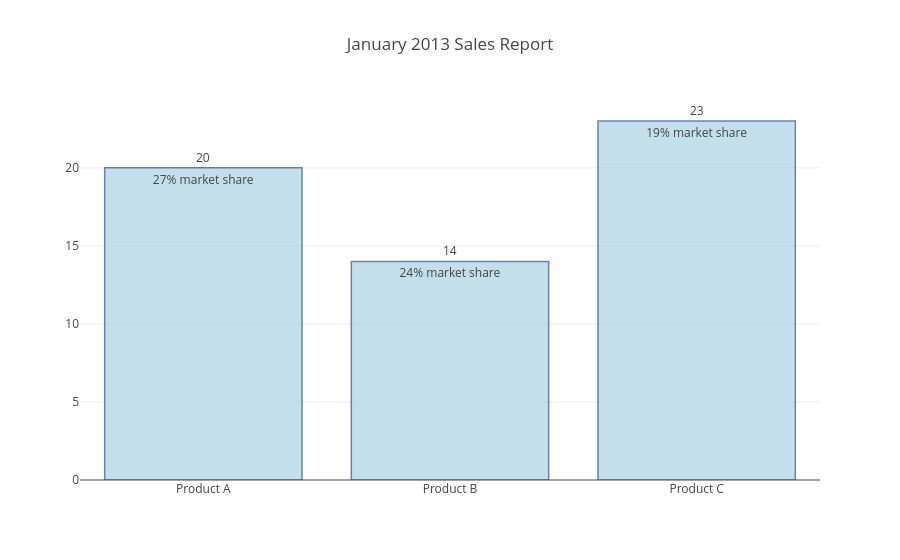

The notebook cell saved with this chart:
### Markdown cell above
## Bar Chart With Direct Labels

### Code cell
val xValue = Seq("Product A", "Product B", "Product C")

val yValue = Seq(20, 14, 23)

val trace1 = Bar(xValue, yValue).withValues(
  text = Seq("27% market share", "24% market share", "19% market share"),
  marker = Marker().withValues(
    color = Color.RGB(158, 202, 225),
    opacity = 0.6,
    line = Line().withValues(
      color = Color.RGB(8, 48, 107),
      width = 1.5
    )
  )
)

val data = Seq(trace1)

val annotations = xValue.zip(yValue).map { case (x, y) =>
  Annotation().withValues(
    x = x,
    y = y,
    text = y.toString,
    xanchor = Anchor.Center,
    yanchor = Anchor.Bottom,
    showarrow = false
  )
}

val layout = Layout().withValues(
  title = "January 2013 Sales Report",
  annotations = annotations
)

plot(data, layout)

### Figure 1 — Plotly figure (JSON) as saved in the notebook; plotly's stock layout.template omitted (floating-point values rounded to 4 significant figures)
{"data": [{"marker": {"color": "rgb(158, 202, 225)", "line": {"color": "rgb(8, 48, 107)", "width": 1.5}, "opacity": 0.6}, "text": ["27% market share", "24% market share", "19% market share"], "type": "bar", "x": ["Product A", "Product B", "Product C"], "y": [20, 14, 23]}], "layout": {"annotations": [{"showarrow": false, "text": "20", "x": "Product A", "xanchor": "center", "y": 20, "yanchor": "bottom"}, {"showarrow": false, "text": "14", "x": "Product B", "xanchor": "center", "y": 14, "yanchor": "bottom"}, {"showarrow": false, "text": "23", "x": "Product C", "xanchor": "center", "y": 23, "yanchor": "bottom"}], "title": "January 2013 Sales Report"}}
